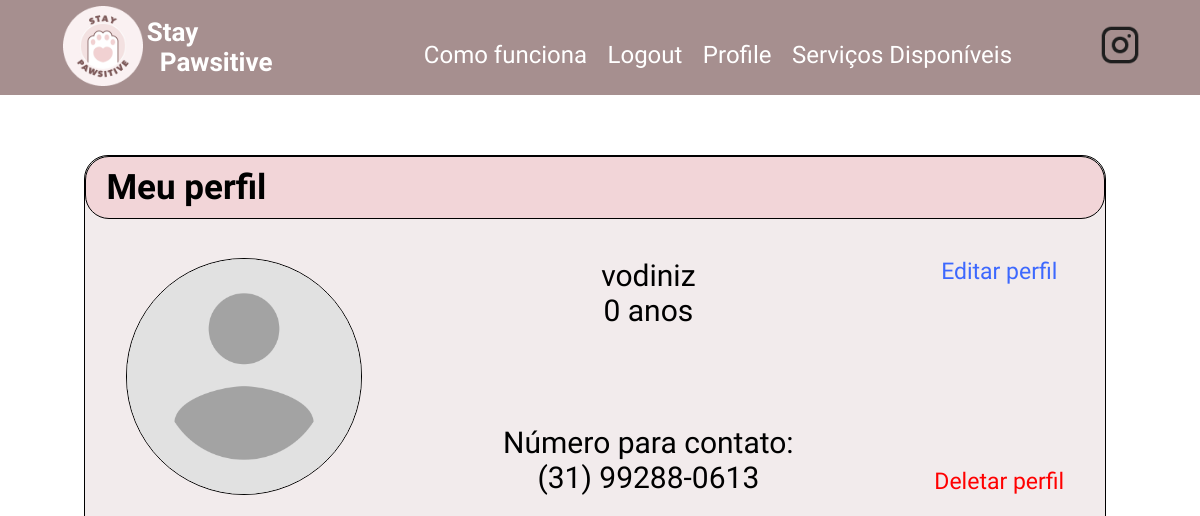
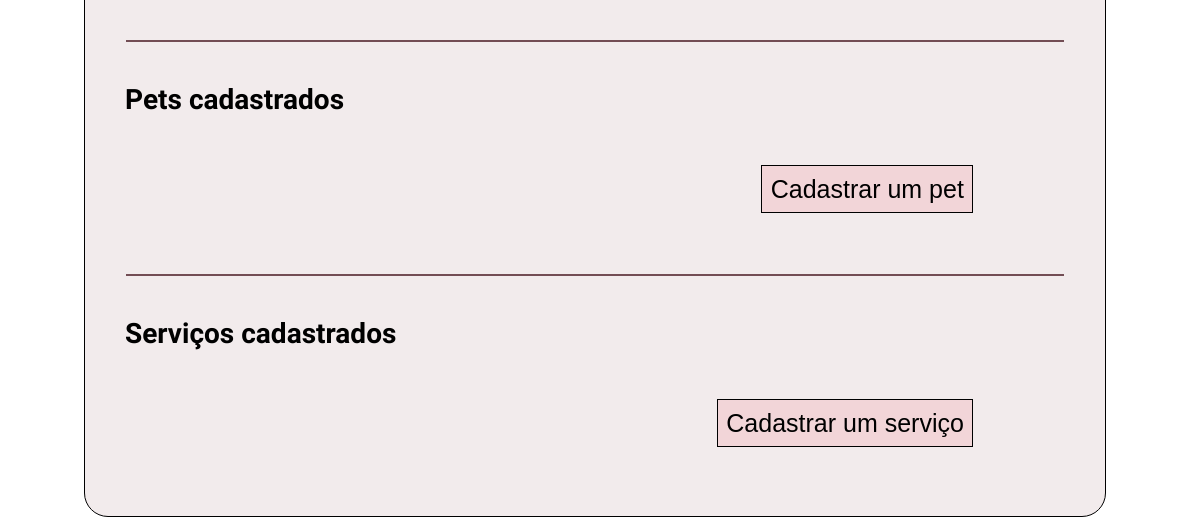
/user/vodiniz (signed in), run on an earlier commit of the app's database (2 pictures, top to bottom).
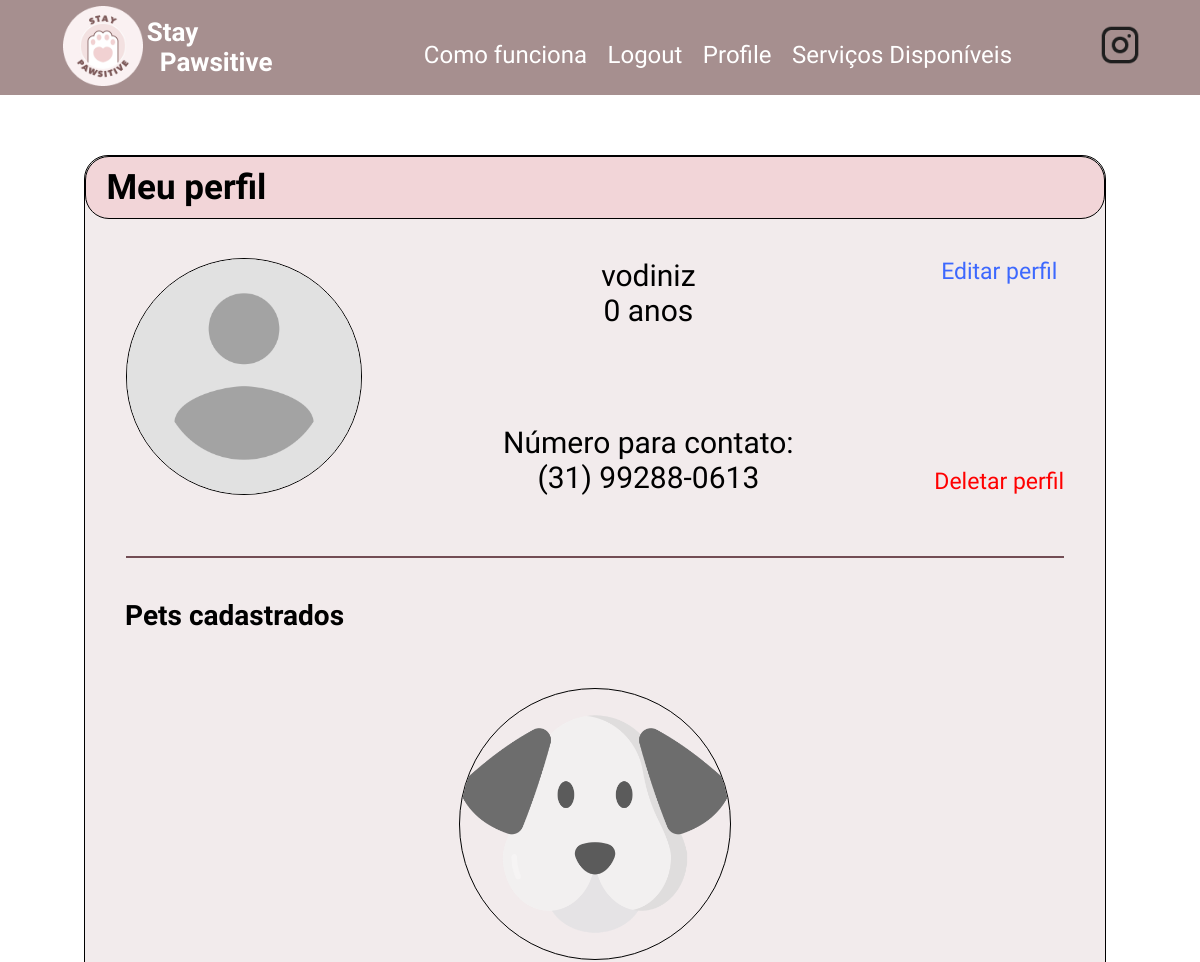
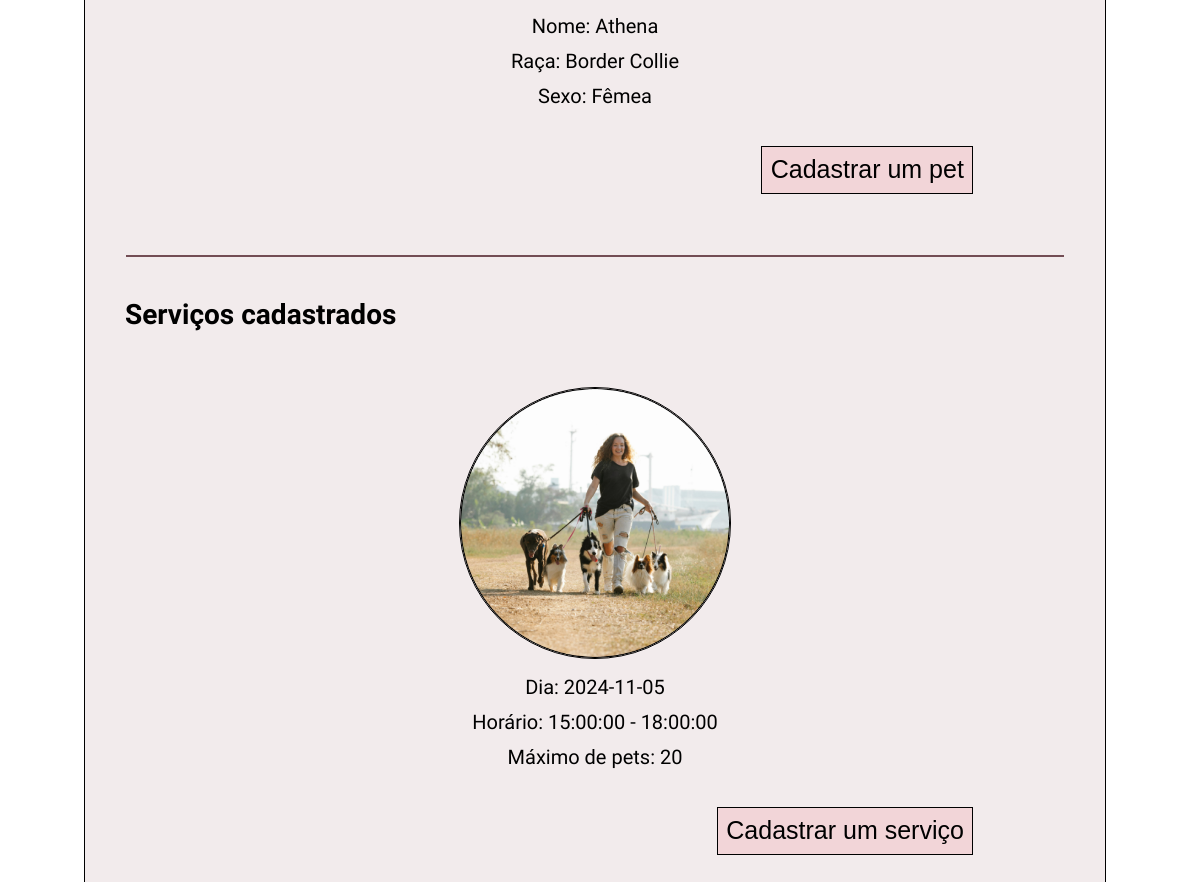
And on a later commit of the database (2 pictures, top to bottom).
### app/models.py (models this page shows, shortened)
class Pet(db.Model):
    name: so.Mapped[str] = so.mapped_column(sa.String(64), index=True, primary_key=True)
    username: so.Mapped[str] = so.mapped_column(sa.ForeignKey(User.username), index=True, primary_key=True)
    pet_type: so.Mapped[str] = so.mapped_column(sa.String(50))
    photo: so.Mapped[str] = so.mapped_column(sa.String(100))
    breed: so.Mapped[str] = so.mapped_column(sa.String(40))
    sex: so.Mapped[str] = so.mapped_column(sa.String(10))
    friendly: so.Mapped[bool] = so.mapped_column(Boolean)

class PossibleWalk(db.Model):
    id: so.Mapped[int] = so.mapped_column(primary_key = True, autoincrement=True)
    max_pets: so.Mapped[int] = so.mapped_column()
    date: so.Mapped[datetime.date] = so.mapped_column(Date)
    start_hour: so.Mapped[time] = so.mapped_column(Time)
    end_hour: so.Mapped[time] = so.mapped_column(Time)
    username: so.Mapped[str] = so.mapped_column(sa.ForeignKey(User.username), index=True)

### app/routes.py (the view)
@app.route('/user/<username>')
@login_required
def user(username):
    user = db.session.scalar(sa.select(User).where(User.username == username))
    if user is None:
        return render_template('404.html'), 404
    age = calculate_age(user.birthdate)
    formatted_phone = format_phone_number(user.phone)
    pets = db.session.query(Pet).join(User).filter(User.username == current_user.username).all()
    possible_walks = db.session.query(PossibleWalk).join(User).filter(User.username == current_user.username).all()
    return render_template('user.html', user=user, age=age, phone=formatted_phone, pets=pets, possible_walks= possible_walks)

### app/models.py (called while the page is built)
@login.user_loader
def load_user(id):
    return db.session.get(User, int(id))

### app/routes.py (called while the page is built)
def calculate_age(birthdate):
    today = datetime.today()
    age = today.year - birthdate.year - ((today.month, today.day) < (birthdate.month, birthdate.day))
    return age

def format_phone_number(phone):
    digits = ''.join(filter(str.isdigit, phone))
    if len(digits) == 11:
        return f"({digits[:2]}) {digits[2:7]}-{digits[7:]}"
    return phone

### app/templates/user.html (shortened to what this page needs)
{% extends "base.html" %}
{% block head %}
   {{ super() }}
   <link rel="stylesheet" href="{{url_for('static', filename='styles/user.css')}}">
{% endblock head %}
{% block content %}
   <div class="container">
       <div class="title">
           Meu perfil
       </div>
       <div class="infos">
           <div class="profile-data">
               <img src="{{url_for('static', filename='{}'.format(user.avatar))}}">
               <div>
                   <div>
                       {{ user.username }}
                       <br>
                       {{ age }} anos
                   </div>
                   <div>
                       Número para contato:
                       <br>
                       {{ phone }}
                   </div>
               </div>
               {% if user == current_user %}
                   <div>
                       <a href="{{ url_for('edit_profile') }}" class="edit-profile">Editar perfil</a>
                       <a href="#" class="delete-profile">Deletar perfil</a>
                   </div>
               {% endif %}
           </div>
       </div>
       <div class="line"></div>
       <h1 style="font-weight: bold; font-size: 28px; margin-left: 40px;">Pets cadastrados</h1>
       <div class="pets">
           <div class="list">
               {% for pet in pets %}
               <div>
                   <img src="{{url_for('static', filename=pet.photo)}}">
                   <p>Nome: {{pet.name}} </p>
                   <p>Raça: {{pet.breed}} </p>
                   {% if pet.sex == "female" %}
                   <p>Sexo: Fêmea </p>
                   {% else %}
                   <p>Sexo: Macho </p>
                   {% endif %}
               </div>
               {% endfor%}
           </div>
           <button onclick="redirect_new_pet()">Cadastrar um pet</button>
       </div>
       <div class="line"></div>
       <h1 style="font-weight: bold; font-size: 28px; margin-left: 40px;">Serviços cadastrados</h1>
       <div class="pets">
           <div class="list">
               {% for walk in possible_walks %}
               <div>
                   <img src="{{url_for('static', filename='images/passeio.png')}}">
                   <p>Dia: {{walk.date}} </p>
                   <p>Horário: {{walk.start_hour}} - {{walk.end_hour}} </p>
                   <p>Máximo de pets: {{walk.max_pets}} </p>
               </div>
               {% endfor%}
           </div>
           <button onclick="redirect_new_walk()">Cadastrar um serviço</button>
       </div>
   </div>
{% endblock %}

What changed in the data, as far as the page shows it:
now on this page (row edited): Pet: photo (placeholder picture), name "Athena", breed "Border Collie", sex "Sexo: Fêmea"
now on this page (row edited): PossibleWalk: date "2024-11-05", start_hour "15:00:00", end_hour "18:00:00", max_pets "20"
